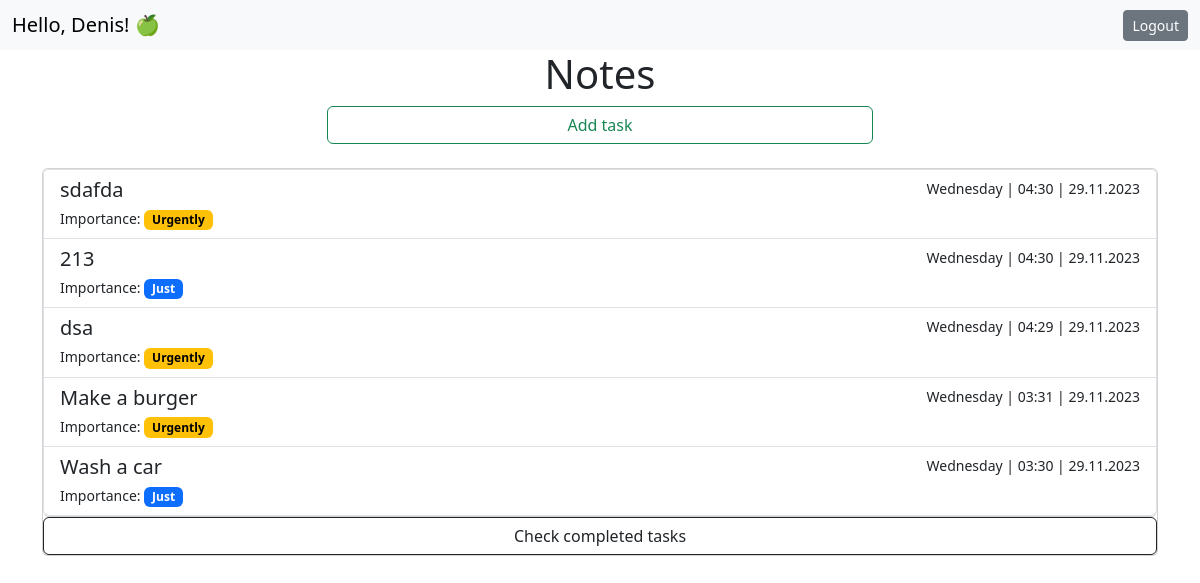
The app's page / (signed in), older data.
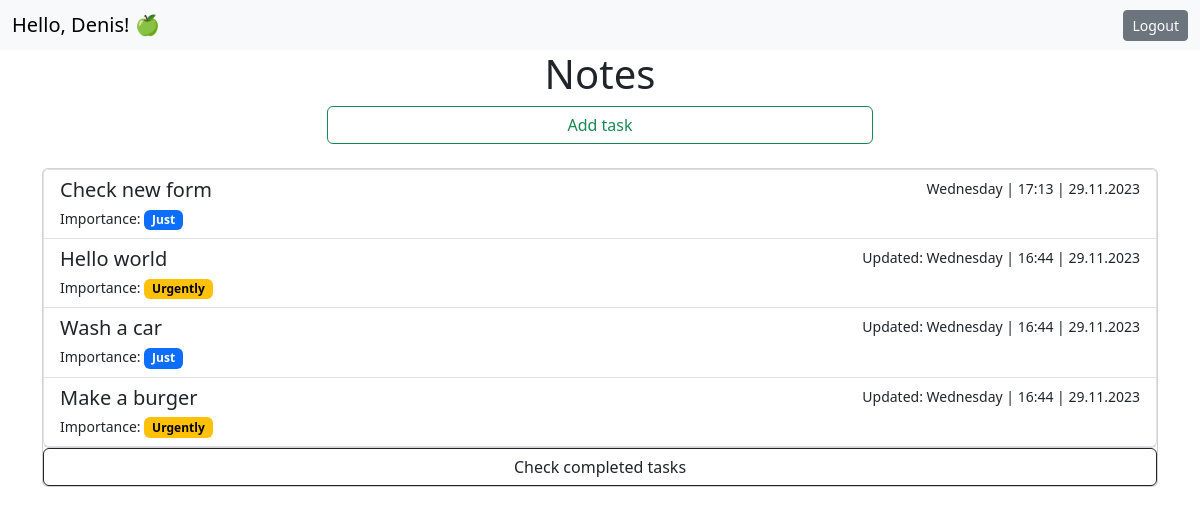
The same page, newer data.
### note/models.py (models this page shows, shortened)
class Task(models.Model):
    user = models.ForeignKey(User, on_delete=models.CASCADE)
    title = models.CharField(max_length=60)
    description = models.TextField(null=True, blank=True)
    complete = models.BooleanField(default=False)
    time_created = models.DateTimeField(auto_now_add=True)
    time_updated = models.DateTimeField(auto_now=True)
    importance = models.ForeignKey(Importance, on_delete=models.CASCADE, null=False)
    class Meta:
        ordering = ["-time_updated"]

class Importance(models.Model):
    name = models.CharField(max_length=255)

### note/views.py (the view)
# urls.py: path('', views.notes_view, name='notes'),
@login_required
def notes_view(request):
    search = request.GET.get("search")
    tasks = Task.objects.filter(complete=False)
    if search:
        tasks = tasks.filter(
            Q(title__icontains=search) | Q(description__icontains=search)
        )
    p = Paginator(tasks, 15)
    page = request.GET.get("page")
    tasks = p.get_page(page)
    context = {"tasks": tasks}
    return render(request, template_name="notes.html", context=context)

### note/templates/notes.html
{% extends 'base.html' %}
{% block content %}
<h1 style="text-align:center">Notes</h1>
<div class="container">
    <div class="d-grid gap-2 col-6 mx-auto">
        <a href="{% url 'add' %}" class="btn btn-outline-success">Add task</a>
    </div>
</div><br />
<div class="card">
    <div class="list-group">
        {% for task in tasks %}
        <a href="{% url 'detail' task.pk %}" class="list-group-item list-group-item-action">
            <div class="d-flex w-100 justify-content-between">
                <h5 class="mb-1">{{ task.title }}</h5>
                {% if task.time_created == task.time_updated %}
                <small>{{ task.time_created|date:'l | H:i | j.m.Y' }}</small>
                {% else %}
                <small>Updated: {{ task.time_updated|date:'l | H:i | j.m.Y' }}</small>
                {% endif %}
            </div>
            {% if task.importance.name == 'Just' %}
            <small>Importance: </small><small class="badge text-bg-primary">{{ task.importance.name }}</small>
            {% elif task.importance.name == 'Urgently' %}
            <small>Importance: </small><small class="badge text-bg-warning">{{ task.importance.name }}</small>
            {% endif %}
        </a>
        {% endfor %}
    </div>
    <a href="{% url 'completed' %}" class="btn btn-outline-dark">Check completed tasks</a>
</div>
{% endblock %}

### note/templates/base.html (shortened to what this page needs)
<!doctype html>
<html lang="en">
<head>
    <link href="https://cdn.jsdelivr.net/npm/bootstrap@5.3.2/dist/css/bootstrap.min.css" rel="stylesheet"
>
</head>
<body>
    {% include 'navbar.html' %}
    <div class="container">
        {% block content %}
        {% endblock %}
    </div>
</body>
</html>

### note/templates/navbar.html
<nav class="navbar navbar-expand-lg bg-body-tertiary">
    <div class="container-fluid">
        {% if request.user.is_authenticated %}
        <span class="navbar-brand mb-0 h1">Hello, {{ request.user.first_name }}! 🍏</span>
        {% else %}
        <span class="navbar-brand mb-0 h1">🍏</span>
        {% endif %}
        <div>
        {% if request.user.is_authenticated %}
        <a href="{% url 'logout' %}" class="btn btn-secondary btn-sm">Logout</a>
        {% else %}
        <a href="{% url 'login' %}" class="btn btn-secondary btn-sm">Login</a>
        <a href="{% url 'register' %}" class="btn btn-secondary btn-sm">Register</a>
        {% endif %}
        </div>
    </div>
</nav>

Row changes from the older to the newer data that the page shows:
removed Task: title "sdafda", time_created|H "Wednesday | 04:30 | 29.11.2023", importance.name "Urgently"
removed Task: title "213", time_created|H "Wednesday | 04:30 | 29.11.2023", importance.name "Just"
removed Task: title "dsa", time_created|H "Wednesday | 04:29 | 29.11.2023", importance.name "Urgently"
added Task: title "Check new form", time_created|H "Wednesday | 17:13 | 29.11.2023", importance.name "Just"
added Task: title "Hello world", time_updated|H "Wednesday | 16:44 | 29.11.2023", importance.name "Urgently"
changed Task "Wash a car": time_updated|H (not shown) → "Wednesday | 16:44 | 29.11.2023"; time_created|H "Wednesday | 03:30 | 29.11.2023" → (not shown); moves up the list
changed Task "Make a burger": time_updated|H (not shown) → "Wednesday | 16:44 | 29.11.2023"; time_created|H "Wednesday | 03:31 | 29.11.2023" → (not shown)
